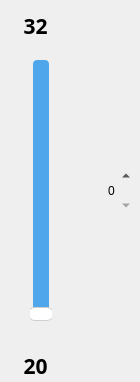
<?xml version="1.0" encoding="UTF-8"?>
<ui version="4.0">
 <class>Form</class>
 <widget class="QWidget" name="Form">
  <property name="geometry">
   <rect>
    <x>0</x>
    <y>0</y>
    <width>140</width>
    <height>382</height>
   </rect>
  </property>
  <property name="minimumSize">
   <size>
    <width>140</width>
    <height>382</height>
   </size>
  </property>
  <property name="maximumSize">
   <size>
    <width>140</width>
    <height>382</height>
   </size>
  </property>
  <property name="sizeIncrement">
   <size>
    <width>0</width>
    <height>0</height>
   </size>
  </property>
  <property name="windowTitle">
   <string notr="true"/>
  </property>
  <property name="windowOpacity">
   <double>10.000000000000000</double>
  </property>
  <widget class="QSlider" name="verticalSlider">
   <property name="geometry">
    <rect>
     <x>30</x>
     <y>60</y>
     <width>22</width>
     <height>261</height>
    </rect>
   </property>
   <property name="styleSheet">
    <string notr="true">QSlider::groove:vertical {
    border: 0px solid #bbbbbb;
    background-color: #50A6EA;
    border-radius: 4px;
    width: 16px;
}

QSlider::handle:vertical {
    background: #ffffff;
    border: 1px solid rgb(207,207,207);
    height: 12px;
    margin: 0 -5px;
    border-radius: 7px;
}

/* 已滑过的部分（下方 → 滑块位置） */
QSlider::sub-page:vertical {
    background: qlineargradient(
        spread:pad,
        x1:0, y1:0,
        x2:0, y2:1,
        stop:0 #ddd5d5,
        stop:0.5 #dad3d3,
        stop:1 #ddd5d5
    );
    border-radius: 4px;
}

/* 未滑过的部分（滑块位置 → 顶部） */
QSlider::add-page:vertical {
    background: qlineargradient(
        spread:pad,
        x1:0, y1:1,
        x2:0, y2:0,
        stop:0 #50A6EA,
        stop:0.5 #87C1F1,
        stop:1 #50A6EA
    );
    
    border-radius: 4px;
}

/* 禁用态 */
QSlider::add-page:vertical:disabled,
QSlider::sub-page:vertical:disabled {
    background: #b9b9b9;
}
</string>
   </property>
   <property name="orientation">
    <enum>Qt::Vertical</enum>
   </property>
   <property name="invertedAppearance">
    <bool>false</bool>
   </property>
   <property name="invertedControls">
    <bool>false</bool>
   </property>
  </widget>
  <widget class="QLabel" name="label_4">
   <property name="geometry">
    <rect>
     <x>10</x>
     <y>350</y>
     <width>51</width>
     <height>31</height>
    </rect>
   </property>
   <property name="font">
    <font>
     <family>黑体</family>
     <pointsize>16</pointsize>
     <weight>75</weight>
     <bold>true</bold>
    </font>
   </property>
   <property name="contextMenuPolicy">
    <enum>Qt::PreventContextMenu</enum>
   </property>
   <property name="text">
    <string notr="true">20</string>
   </property>
   <property name="alignment">
    <set>Qt::AlignCenter</set>
   </property>
  </widget>
  <widget class="QLabel" name="label_5">
   <property name="geometry">
    <rect>
     <x>10</x>
     <y>10</y>
     <width>51</width>
     <height>31</height>
    </rect>
   </property>
   <property name="font">
    <font>
     <family>黑体</family>
     <pointsize>16</pointsize>
     <weight>75</weight>
     <bold>true</bold>
    </font>
   </property>
   <property name="text">
    <string notr="true">32</string>
   </property>
   <property name="alignment">
    <set>Qt::AlignCenter</set>
   </property>
  </widget>
  <widget class="QSpinBox" name="spinBox">
   <property name="geometry">
    <rect>
     <x>70</x>
     <y>160</y>
     <width>61</width>
     <height>61</height>
    </rect>
   </property>
   <property name="styleSheet">
    <string notr="true">font: 16pt &quot;黑体&quot;;
background-color: rgb(238, 238, 238, 0);
</string>
   </property>
   <property name="frame">
    <bool>false</bool>
   </property>
   <property name="alignment">
    <set>Qt::AlignRight|Qt::AlignTrailing|Qt::AlignVCenter</set>
   </property>
  </widget>
 </widget>
 <resources/>
 <connections>
  <connection>
   <sender>verticalSlider</sender>
   <signal>valueChanged(int)</signal>
   <receiver>spinBox</receiver>
   <slot>setValue(int)</slot>
   <hints>
    <hint type="sourcelabel">
     <x>45</x>
     <y>178</y>
    </hint>
    <hint type="destinationlabel">
     <x>88</x>
     <y>182</y>
    </hint>
   </hints>
  </connection>
  <connection>
   <sender>spinBox</sender>
   <signal>valueChanged(int)</signal>
   <receiver>verticalSlider</receiver>
   <slot>setValue(int)</slot>
   <hints>
    <hint type="sourcelabel">
     <x>86</x>
     <y>172</y>
    </hint>
    <hint type="destinationlabel">
     <x>48</x>
     <y>133</y>
    </hint>
   </hints>
  </connection>
 </connections>
</ui>
